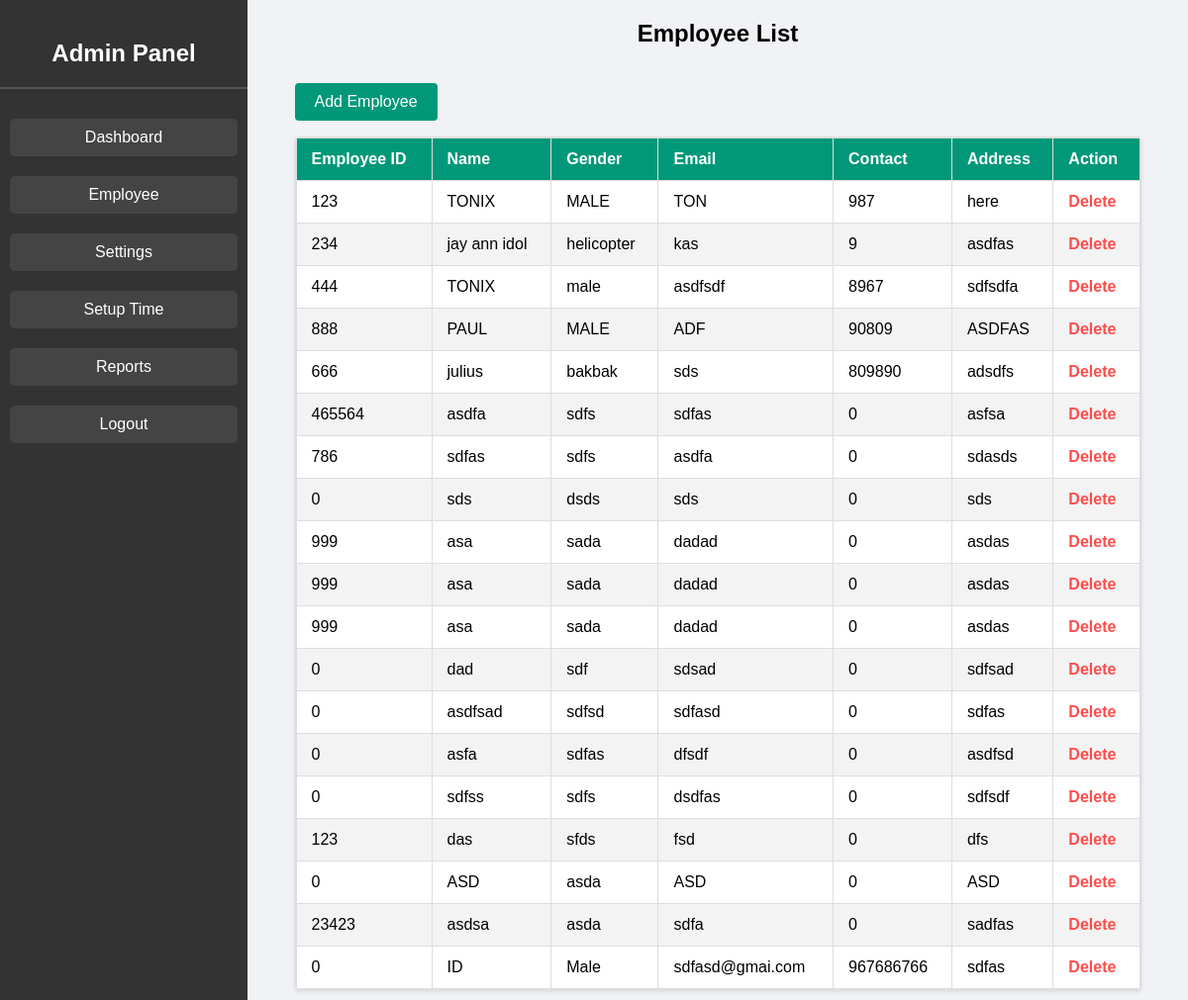
The page /ADMIN/employee.php on the database as committed earlier.
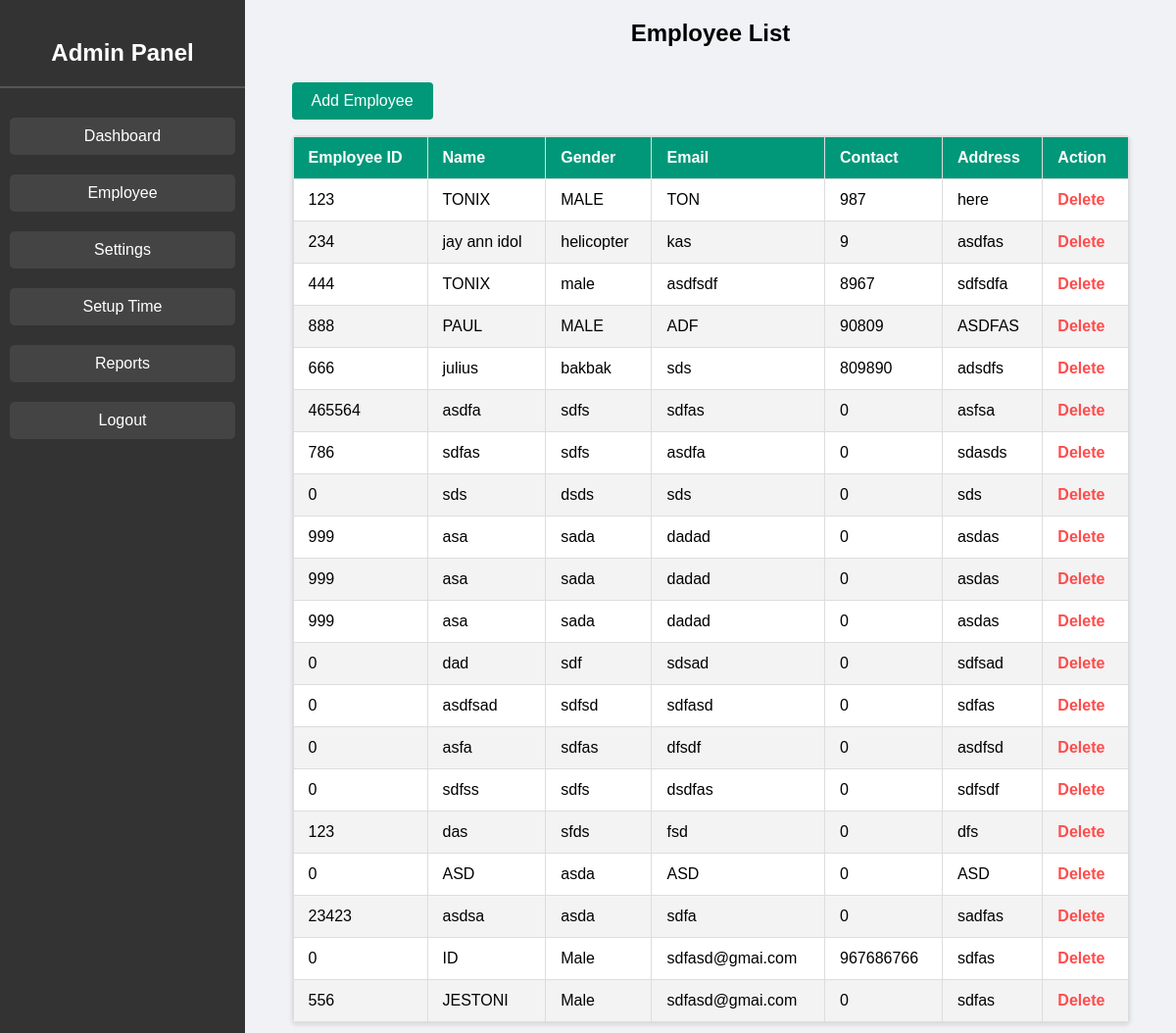
The same page on the database as committed later.
### tables this page shows
CREATE TABLE `employee_tbl` (
  `ID` int(11) NOT NULL,
  `EMPLOYEE_ID` int(11) NOT NULL,
  `NAME` varchar(50) NOT NULL,
  `GENDER` varchar(25) NOT NULL,
  `EMAIL` varchar(25) NOT NULL,
  `CONTACT` int(11) NOT NULL,
  `ADDRESS` varchar(50) NOT NULL
);

### ADMIN/employee.php (the view, shortened to what this page needs)
<?php
include '../CONNECTION/connection.php';
$sql = "SELECT EMPLOYEE_ID, NAME, GENDER, EMAIL, CONTACT, ADDRESS FROM employee_tbl";
$result = $conn->query($sql);
?>
<!DOCTYPE html>
<html lang="en">
<head>
    <link rel="stylesheet" href="CSS/employee.css">
    <link rel="stylesheet" href="CSS/sidenav.css">
    <link rel="stylesheet" href="https://cdnjs.cloudflare.com/ajax/libs/font-awesome/6.7.2/css/all.min.css"
 />
</head>
<body>
    <div class="nav">
        <?php include 'sidenav.php'; ?>
    </div>
    <h2>Employee List</h2>
    <div class="table-button-wrapper">
  <a href="#" class="add-btn">Add Employee</a>
</div>
    <div class="table-wrapper">
        <div class="table-container">
            <table>
                <thead>
                    <tr>
                        <th>Employee ID</th>
                        <th>Name</th>
                        <th>Gender</th>
                        <th>Email</th>
                        <th>Contact</th>
                        <th>Address</th>
                        <th>Action</th>
                    </tr>
                </thead>
                <tbody>
                    <?php
                    if ($result->num_rows > 0) {
                        while ($row = $result->fetch_assoc()) {
                            echo "<tr>
                      <td>" . htmlspecialchars($row["EMPLOYEE_ID"]) . "</td>
                      <td>" . htmlspecialchars($row["NAME"]) . "</td>
                      <td>" . htmlspecialchars($row["GENDER"]) . "</td>
                      <td>" . htmlspecialchars($row["EMAIL"]) . "</td>
                      <td>" . htmlspecialchars($row["CONTACT"]) . "</td>
                      <td>" . htmlspecialchars($row["ADDRESS"]) . "</td>
                      <td><a href='delete_employee.php?id=" . $row["EMPLOYEE_ID"] . "' class='delete-btn'>Delete</a></td>
                    </tr>";
                        }
                    } else {
                        echo "<tr><td colspan='7'>No employees found</td></tr>";
                    }
                    ?>
                </tbody>
            </table>
        </div>
    </div>
</body>
</html>

### ADMIN/sidenav.php (shortened to what this page needs)
<!DOCTYPE html>
<html lang="en">
<head>
    <link rel="stylesheet" href="CSS/sidenav.css">
</head>
<body>
    <div class="sidebar">
        <h2>Admin Panel</h2>
        <ul>
            <li><button onclick="location.href='dashboard.php'">Dashboard</button></li>
            <li><button onclick="location.href='employee.php'">Employee</button></li>
            <li><button onclick="location.href='settings.php'">Settings</button></li>
            <li><button onclick="location.href='set_time.php'">Setup Time</button></li>
            <li><button onclick="location.href='reports.php'">Reports</button></li>
            <li><button onclick="location.href='../logout.php'">Logout</button></li>
        </ul>
    </div>
</body>
</html>

### ADMIN/CSS/employee.css (style rules this page uses)
body { font-family: Arial, sans-serif; margin: 0; padding: 0; background-color: #f0f2f5; }
.table-wrapper { max-width: 90%; margin: 0; margin: 0 auto; background-color: #f0f2f5; }
h2 { text-align: center; }
.table-container { background-color: #fff; border: 1px solid #ddd; border-radius: 4px; box-shadow: 0 2px 4px rgba(0,0,0,0.1); top: 0; max-height: calc(100vh - 150px); overflow-y: auto; overflow-x: auto; }
thead th { position: sticky; top: 0; z-index: 10; background-color: #009879; color: #ffffff; padding: 12px 15px; border: 1px solid #ddd; }
table { width: 100%; border-collapse: collapse; text-align: left; }
table th { background-color: #009879; color: #ffffff; padding: 12px 15px; border: 1px solid #ddd; }
table td { padding: 12px 15px; border: 1px solid #ddd; }
table tr:nth-of-type(even) { background-color: #f3f3f3; }
.table-button-wrapper { display: flex; justify-content: space-between; align-items: center; margin: 0 auto; max-width: 90%; height: 70px; }
.add-btn { display: inline-block; padding: 10px 20px; background-color: #009879; position: -webkit-sticky; position: sticky; top: 0; z-index: 10; color: #fff; text-decoration: none; border-radius: 4px; transition: background-color 0.3s ease; }
.delete-btn { color: #ff4c4c; text-decoration: none; font-weight: bold; }

### ADMIN/CSS/sidenav.css (style rules this page uses)
.sidebar { height: 100vh; width: 250px; position: fixed; top: 0; left: 0; background-color: #333; padding-top: 20px; color: white; }
.sidebar h2 { text-align: center; padding-bottom: 20px; border-bottom: 2px solid #555; }
.sidebar ul { list-style-type: none; padding: 0; margin: 0; }
.sidebar ul li { padding: 10px; text-align: center; }
.sidebar ul li button { width: 100%; padding: 10px; border: none; background-color: #444; color: white; cursor: pointer; font-size: 16px; transition: 0.3s; border-radius: 5px; }
body { margin-left: 250px; }

Rows that differ between the two databases and show on the page:
added employee_tbl: EMPLOYEE_ID "556", NAME "JESTONI", GENDER "Male", EMAIL "sdfasd@gmai.com", CONTACT "0", ADDRESS "sdfas"
